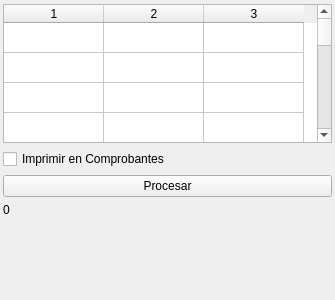
<?xml version="1.0" encoding="UTF-8"?>
<ui version="4.0">
 <class>BillingListWindow</class>
 <widget class="QWidget" name="BillingListWindow">
  <property name="geometry">
   <rect>
    <x>0</x>
    <y>0</y>
    <width>335</width>
    <height>300</height>
   </rect>
  </property>
  <property name="windowTitle">
   <string>Form</string>
  </property>
  <layout class="QVBoxLayout" name="verticalLayout">
   <property name="leftMargin">
    <number>3</number>
   </property>
   <property name="topMargin">
    <number>4</number>
   </property>
   <property name="rightMargin">
    <number>3</number>
   </property>
   <property name="bottomMargin">
    <number>3</number>
   </property>
   <item>
    <widget class="QTableWidget" name="table_billing">
     <property name="rowCount">
      <number>49</number>
     </property>
     <property name="columnCount">
      <number>3</number>
     </property>
     <attribute name="verticalHeaderVisible">
      <bool>false</bool>
     </attribute>
     <row/>
     <row/>
     <row/>
     <row/>
     <row/>
     <row/>
     <row/>
     <row/>
     <row/>
     <row/>
     <row/>
     <row/>
     <row/>
     <row/>
     <row/>
     <row/>
     <row/>
     <row/>
     <row/>
     <row/>
     <row/>
     <row/>
     <row/>
     <row/>
     <row/>
     <row/>
     <row/>
     <row/>
     <row/>
     <row/>
     <row/>
     <row/>
     <row/>
     <row/>
     <row/>
     <row/>
     <row/>
     <row/>
     <row/>
     <row/>
     <row/>
     <row/>
     <row/>
     <row/>
     <row/>
     <row/>
     <row/>
     <row/>
     <row/>
     <column/>
     <column/>
     <column/>
    </widget>
   </item>
   <item>
    <widget class="QCheckBox" name="checkbox_print">
     <property name="text">
      <string>Imprimir en Comprobantes</string>
     </property>
    </widget>
   </item>
   <item>
    <widget class="QPushButton" name="button_save">
     <property name="text">
      <string>Procesar</string>
     </property>
    </widget>
   </item>
   <item>
    <widget class="QLabel" name="label_number">
     <property name="text">
      <string>0</string>
     </property>
    </widget>
   </item>
   <item>
    <widget class="QLabel" name="label_detail">
     <property name="text">
      <string/>
     </property>
    </widget>
   </item>
   <item>
    <widget class="QLabel" name="label_account0">
     <property name="text">
      <string/>
     </property>
    </widget>
   </item>
   <item>
    <widget class="QLabel" name="label_account1">
     <property name="text">
      <string/>
     </property>
    </widget>
   </item>
   <item>
    <widget class="QLabel" name="label_date">
     <property name="text">
      <string/>
     </property>
    </widget>
   </item>
  </layout>
 </widget>
 <resources/>
 <connections/>
</ui>
